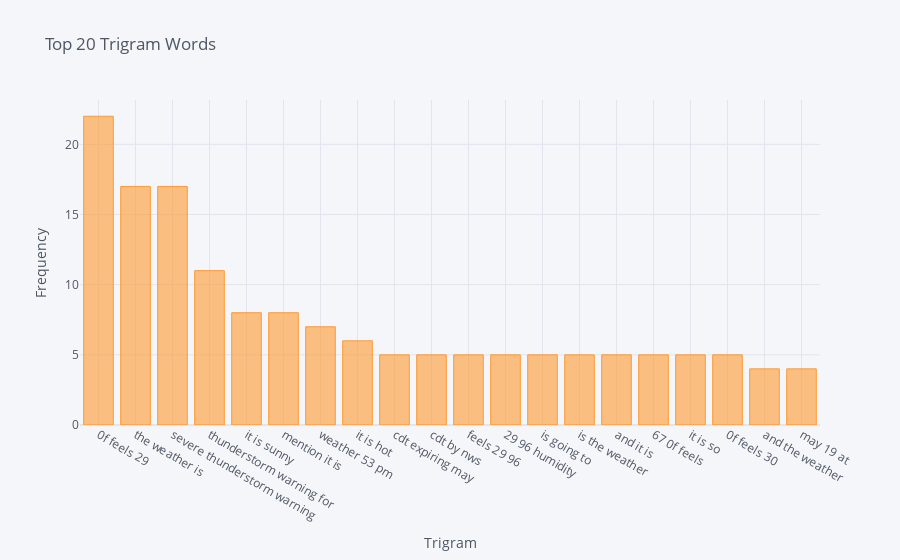

Source (notebook cell):
### Code cell
words = get_top_n_words(df['text'], 20)
dfTri = pd.DataFrame(words, columns = ['Trigram','Frequency'])
dfTri = dfTri.set_index('Trigram')
dfTri.iplot(kind = 'bar', xTitle='Trigram', yTitle='Frequency', title = 'Top 20 Trigram Words')

### Figure 1 — Plotly figure (JSON) as saved in the notebook; plotly's stock layout.template omitted (floating-point values rounded to 4 significant figures)
{"data": [{"marker": {"color": "rgba(255, 153, 51, 0.6)", "line": {"color": "rgba(255, 153, 51, 1.0)", "width": 1}}, "name": "Frequency", "orientation": "v", "text": "", "type": "bar", "x": ["0f feels 29", "the weather is", "severe thunderstorm warning", "thunderstorm warning for", "it is sunny", "mention it is", "weather 53 pm", "it is hot", "cdt expiring may", "cdt by nws", "feels 29 96", "29 96 humidity", "is going to", "is the weather", "and it is", "67 0f feels", "it is so", "0f feels 30", "and the weather", "may 19 at"], "y": [22, 17, 17, 11, 8, 8, 7, 6, 5, 5, 5, 5, 5, 5, 5, 5, 5, 5, 4, 4]}], "layout": {"legend": {"bgcolor": "#F5F6F9", "font": {"color": "#4D5663"}}, "paper_bgcolor": "#F5F6F9", "plot_bgcolor": "#F5F6F9", "title": {"font": {"color": "#4D5663"}, "text": "Top 20 Trigram Words"}, "xaxis": {"gridcolor": "#E1E5ED", "showgrid": true, "tickfont": {"color": "#4D5663"}, "title": {"font": {"color": "#4D5663"}, "text": "Trigram"}, "zerolinecolor": "#E1E5ED"}, "yaxis": {"gridcolor": "#E1E5ED", "showgrid": true, "tickfont": {"color": "#4D5663"}, "title": {"font": {"color": "#4D5663"}, "text": "Frequency"}, "zerolinecolor": "#E1E5ED"}}}
